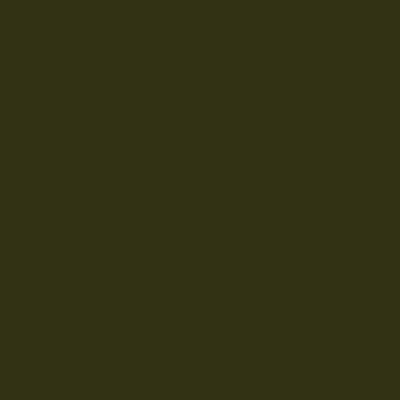
Frame 1 (no input)
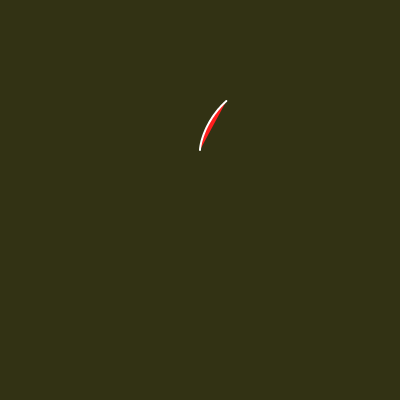
Frame 60 (no input)
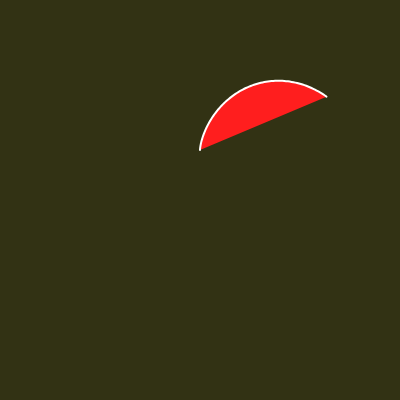
Frame 120 (the mouse pressed at the canvas centre since frame 60)

The p5.js sketch that drew these frames (run headless with seeded random() and noise() and a simulated clock; from frame 60 on, the mouse is pressed at the canvas centre):

// p5.js sketch
// ── sketch.js
const heart = [];
let a = 0;

function setup() {
  createCanvas(400, 400);
}

function draw() {
  background(50, 50, 20); //keeping bg color
  translate(width / 2, height / 2); 

  stroke(255);
  strokeWeight(2);
  fill(255, 30, 30); //red

  beginShape();
  for (let v of heart) {
    vertex(v.x, v.y);
  }
  endShape();

  const r = height / 40;
  const x = r * 16 * pow(sin(a), 3);
  const y = -r * (13 * cos(a) - 5 * cos(2 * a) - 2 * cos(3 * a) - cos(4 * a));
  heart.push(createVector(x, y));

  if (a > TWO_PI) {
    noLoop();
  }

  a += 0.01;
}
